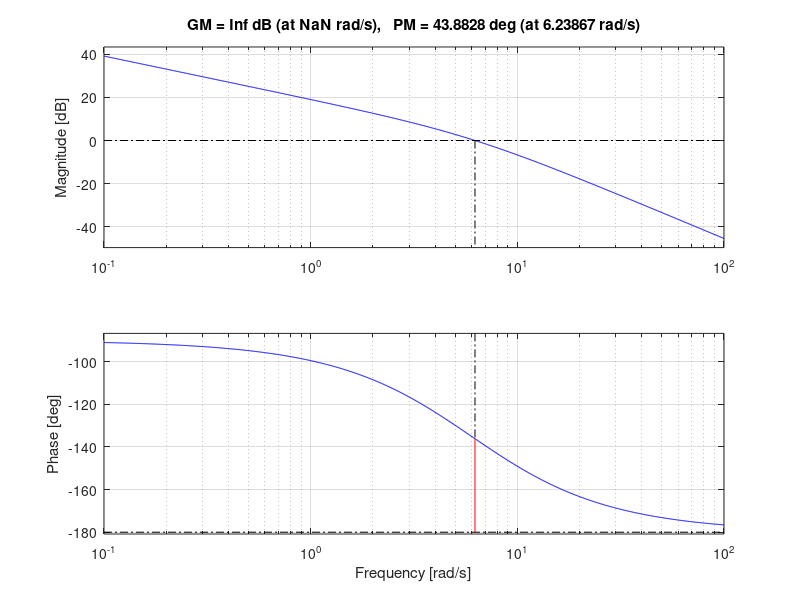
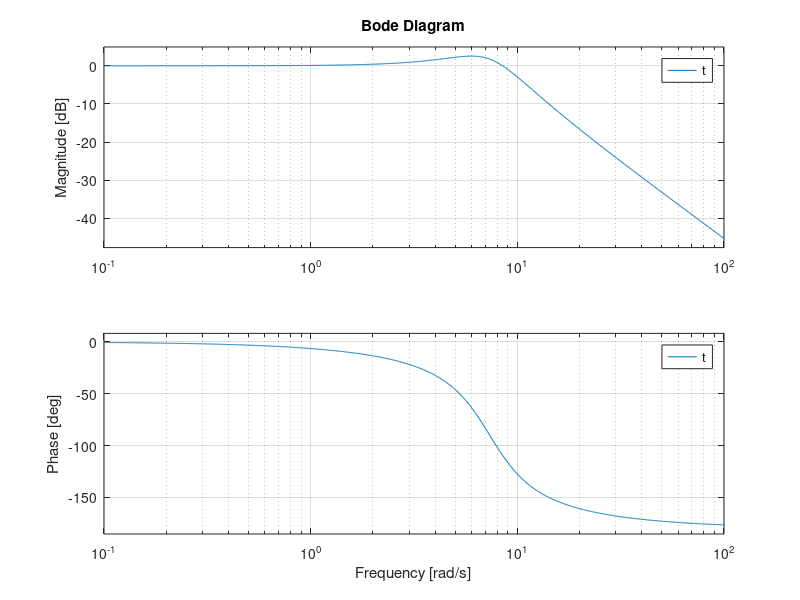

Recreate these plots in MATLAB, in order.
%Defino la funcion de transferencia y hago el diagrama de bode con los
%márgenes de fase y de ganancia
G=tf(54, [1 6 0]);
figure(1)
margin(G)

%Calculo la función de transferencia en lazo cerrado y su diagrama de bode
t=feedback(G, 1);
figure(2)
bode(t)